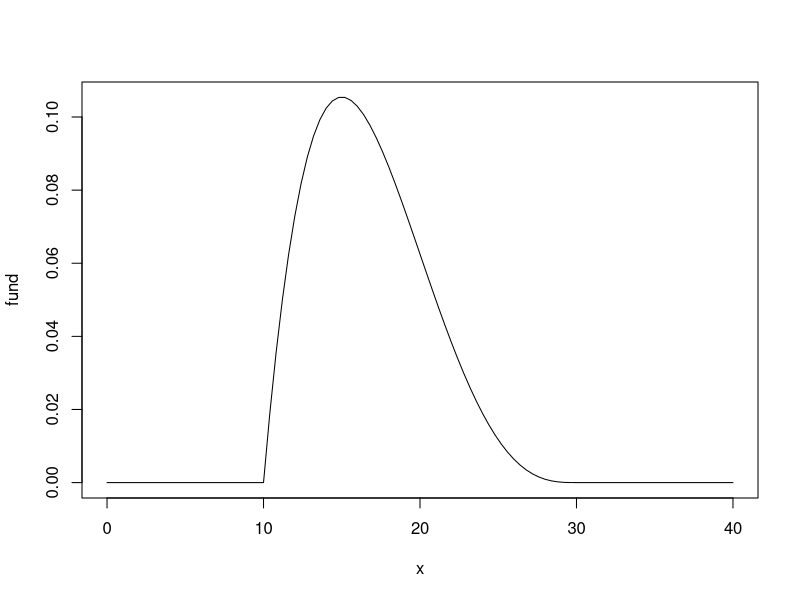
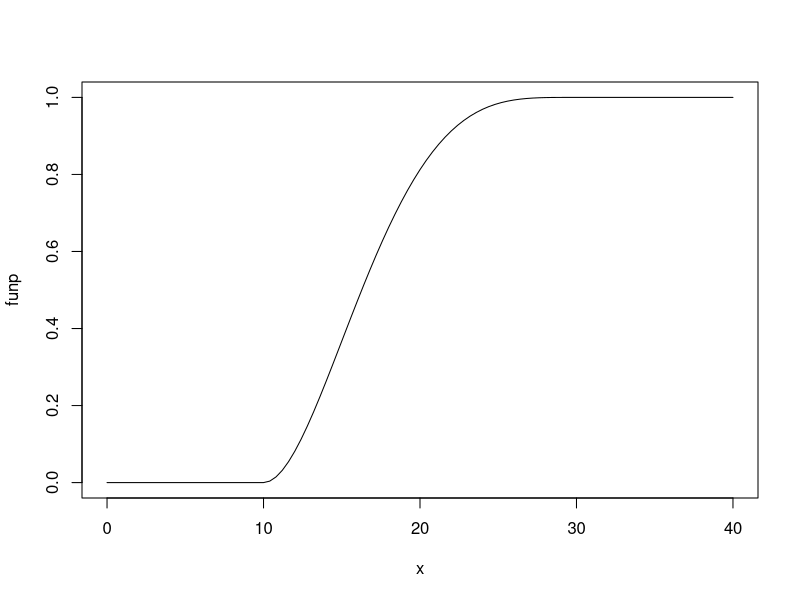
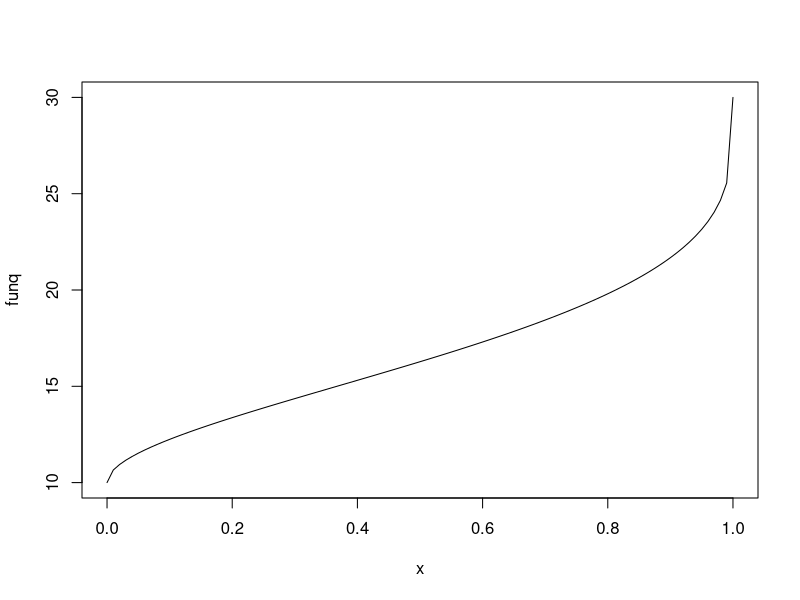

Write the R code that produced these figures, in order.
######################################################
#
# PERT three point estimation distribution
# Henry Bottomley - September 2016
#
# Given 
#    L low case estimate
#    M most likely estimate
#    H high case estimate
#
# use a location-scale Beta distribution 
# with a mean of (L + w*M + H) / (w + 2)
# and a mode of M 
# typically with w = 4 
#
# standard deviation usually not exactly range/6 but instead divide 
# range by something between sqrt(28) and sqrt(50.4) or 
# more generally between sqrt(12+4*w) and sqrt((w+2)^2*(w+3)/(w+1))
#
# See:
# https://en.wikipedia.org/wiki/Three-point_estimation
# https://en.wikipedia.org/wiki/Program_evaluation_and_review_technique
#
########################################################

tpeDetails <- function(L, M, H, w=4){
   location <- L
   scale <- H-L+M*0
   if (min(scale) <= 0){ warning("High not greater than Low", call. = FALSE) }
   if (sum(L>M)>0){ warning("Most likely less than Low", call. = FALSE) }
   if (sum(H<M)>0){ warning("Most likely greater than High", call. = FALSE) }
   betamode <- ifelse( scale==0, 1/2, (M-location) / scale )
   alpha <- 1 + w * betamode
   beta  <- 1 + w * (1-betamode)
   details <- data.frame(location,scale,betamode,alpha,beta)
   details
   }

tpeSummary <- function(L, M, H, w=4){
   details <- tpeDetails(L=L, M=M, H=H, w=w)
   summtpe <- details$location + details$scale * 
              cbind(0,qbeta(0.25,details$alpha,details$beta),
                   qbeta(0.5,details$alpha,details$beta),
                         (w*details$betamode+1)/(w+2),
                         qbeta(0.75,details$alpha,details$beta), 1)
   colnames(summtpe) <- c("Min.","1st Qu.","Median","Mean","3rd Qu.","Max.")
   summtpe
   }

tpeStatistics <- function(L, M, H, w=4){
   details <- tpeDetails(L=L, M=M, H=H, w=w)
   var <- details$scale^2 * details$alpha * details$beta / 
         (details$alpha + details$beta)^2 / 
         (details$alpha + details$beta + 1) 
   statistics <- cbind(L, M, details$location + details$scale * 
                             qbeta(0.5,details$alpha,details$beta),
                       (L+w*M+H)/(w+2), H, var, sqrt(var), details$scale)
   colnames(statistics) <- c("Min.","Mode","Median","Mean","Max.",
                             "Var.","St.Dev.","Range")
   statistics
   }

dtpe <- function(x, L, M, H, w=4, log=FALSE){
    details <- tpeDetails(L=L, M=M, H=H, w=w)
    if(details$scale==0){return(ifelse(x == details$location, NaN, 0))} 
    dbeta(x = (x-details$location) / details$scale, 
            shape1 = details$alpha, shape2 = details$beta, 
            ncp=0, log=log) / details$scale 
    } 

ptpe <- function(q, L, M, H, w=4, lower.tail=TRUE, log.p=FALSE){
    details <- tpeDetails(L=L, M=M, H=H, w=w)
    if(details$scale==0){return(ifelse(x < details$location, 0, 1))} 
    pbeta(q = (q-details$location) / details$scale, 
            shape1 = details$alpha, shape2 = details$beta, 
            ncp=0, lower.tail=lower.tail, log.p=log.p) 
    } 

qtpe <- function(p, L, M, H, w=4, lower.tail=TRUE, log.p=FALSE){
    details <- tpeDetails(L=L, M=M, H=H, w=w)
    details$location + details$scale * qbeta(p=p,
          shape1 = details$alpha, shape2 = details$beta, 
          ncp=0, lower.tail=lower.tail, log.p=log.p)
    }

rtpe <- function(n, L, M, H, w=4){
    details <- tpeDetails(L=L, M=M, H=H, w=w)
    details$location + details$scale * rbeta(n=n,
          shape1 = details$alpha, shape2 = details$beta,
          ncp=0)
    }


#######################################################
# Examples 
#
# see if sample statistics close to predicted
# top row predicted, second row simulated
set.seed(1) # only if want same results every time
dat <- rtpe(1000000, L=10, M=15, H=30) 
datamode <- function(dat){den <- density(dat, bw="nrd"); 
    den$x[min(which(den$y == max(den$y)))]
    } 
rbind( tpeStatistics(L=10, M=15, H=30),
       c( min(dat), datamode(dat), median(dat), mean(dat), max(dat),
          var(dat), sd(dat), max(dat)-min(dat) ) )
rbind( tpeSummary(L=10, M=15, H=30), 
       summary(dat) )
#
# reverse ptpe and qtpe
max(abs(ptpe(qtpe((0:100)/100, L=10, M=15, H=30), L=10, M=15, H=30) - 
    (0:100)/100 ) )
max(abs(qtpe(ptpe(10:30, L=10, M=15, H=30), L=10, M=15, H=30) - 
    (10:30) ) ) # 29 is largest
#
# draw density, CDF and inverse CDF
fund <- function(x){dtpe(x, L=10, M=15, H=30)}
plot(fund, xlim=c(0,40))
funp <- function(x){ptpe(x, L=10, M=15, H=30)}
plot(funp, xlim=c(0,40))
funq <- function(x){qtpe(x, L=10, M=15, H=30)}
plot(funq, xlim=c(0,1))



